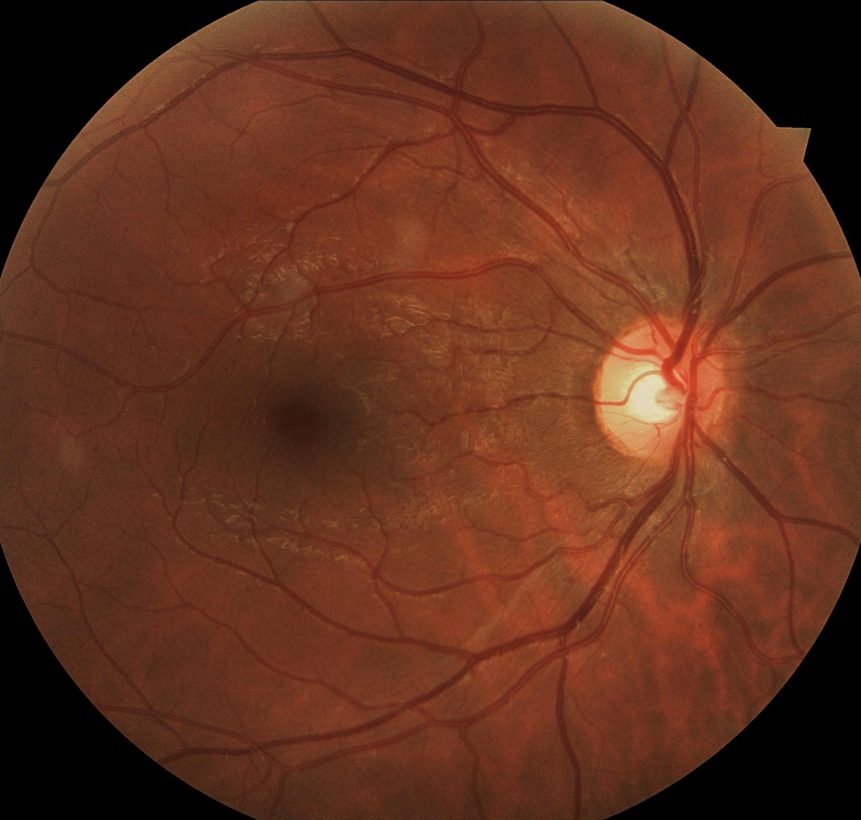
%> input picture mFiles/gs4.jpg, 861 x 820 px, shrunk from 2124 x 2024 before the run
$ octave BetterThresholds.m   (GNU Octave 9; MATLAB toolbox functions it lacks are replaced by stand-ins)
%> lines starting %> are read from the running program, lines starting %| are printed output that depends on the picture; in (x1, y1, x2, y2) boxes, pixels count from 0 and x2, y2 are one past the last pixel; in counts of white or black regions, pixels touching at a corner belong together; the program's own positions count from 1
### mFiles/BestHSVMask.m
function [BW,maskedRGBImage] = BestHSVMask(RGB)
%createMask  Threshold RGB image using auto-generated code from colorThresholder app.
%  [BW,MASKEDRGBIMAGE] = createMask(RGB) thresholds image RGB using
%  auto-generated code from the colorThresholder App. The colorspace and
%  minimum/maximum values for each channel of the colorspace were set in the
%  App and result in a binary mask BW and a composite image maskedRGBImage,
%  which shows the original RGB image values under the mask BW.

% Ideal way to use this is on a bw image, have to create black and white
% image on rgb scalle thought ot use this
%------------------------------------------------------


% Convert RGB image to chosen color space
I = rgb2hsv(RGB);

% Define thresholds for channel 1 based on histogram settings
channel1Min = 0.000;
channel1Max = 1.000;

% Define thresholds for channel 2 based on histogram settings
channel2Min = 0.000;
channel2Max = 1.000;

% Define thresholds for channel 3 based on histogram settings
channel3Min = 0.900; %was originally .967
channel3Max = 1.000;

% Create mask based on chosen histogram thresholds
BW = (I(:,:,1) >= channel1Min ) & (I(:,:,1) <= channel1Max) & ...
    (I(:,:,2) >= channel2Min ) & (I(:,:,2) <= channel2Max) & ...
    (I(:,:,3) >= channel3Min ) & (I(:,:,3) <= channel3Max);

% Initialize output masked image based on input image.
maskedRGBImage = RGB;

% Set background pixels where BW is false to zero.
maskedRGBImage(repmat(~BW,[1 1 3])) = 0;

### mFiles/BetterThresholds.m
img = imread('gs4.jpg');
%> img is the input picture: size 820x861x3 uint8; mean R, G, B 98.8, 49.5, 30.6
figure,
imshow(img);
title('original image');
gray = rgb2gray(img);
adaptgray = adapthisteq(gray);
imadjgray = imadjust(adaptgray);
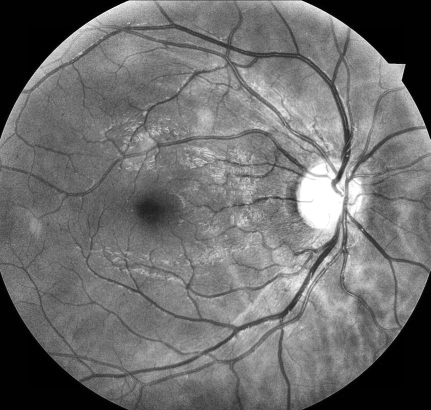
%> imadjgray: size 820x861 uint8 (shown at 1/2 size); min 0, max 255, mean 109.9

figure,
imshow(adaptgray);
title('gray image after adapt');

figure,
imshow(imadjgray);
title('gray image after imadjust');


greenPlane = img(:, :, 2); %now we have a grayscale image of just the green plane
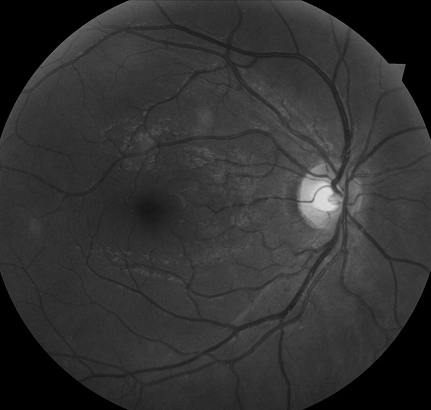
%> greenPlane: size 820x861 uint8 (shown at 1/2 size); min 0, max 223, mean 49.5
%green plane shows better contrast

figure,
imshow(greenPlane);
title('green Plane');

GPadaptgray = adapthisteq(greenPlane);
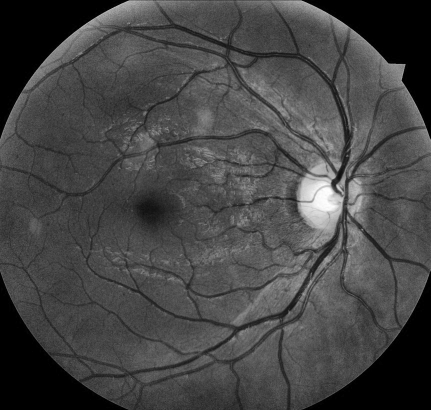
%> GPadaptgray: size 820x861 uint8 (shown at 1/2 size); min 0, max 255, mean 69.5
GPimadjgray = imadjust(GPadaptgray);
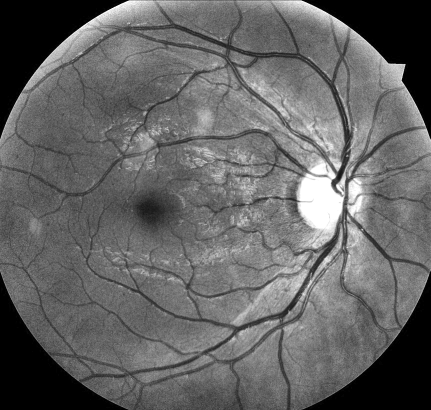
%> GPimadjgray: size 820x861 uint8 (shown at 1/2 size); min 0, max 255, mean 100.2

figure,
imshow(GPadaptgray);
title('adapthisteq on greenPlane image');

figure,
imshow(GPimadjgray);
title('imadjust on greenPlane image');

fakergb = cat(3, GPimadjgray, GPimadjgray, GPimadjgray);

bw = BestHSVMask(fakergb);
%> in BestHSVMask, `BW = (I(:,:,1) >= channel1Min ) & (I(:,:,1) <= channel1Max) & (I(:,:,2..`:
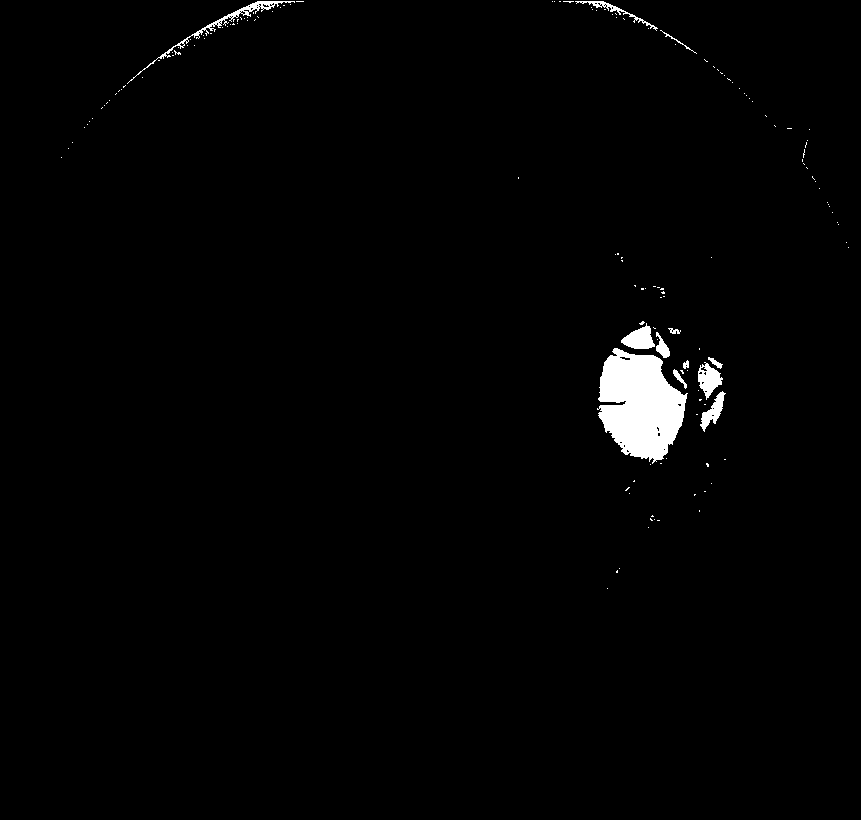
%> BW: size 820x861 logical; 1.4% white; 149 white regions (137 under 20 px), largest, box (x1, y1, x2, y2) and area: (597, 348, 688, 464) 6957, (127, 1, 295, 84) 690, (621, 323, 655, 349) 522

figure,
imshow(bw);
title('hsvmasked image');

betterbw = bwareaopen(bw, 500);
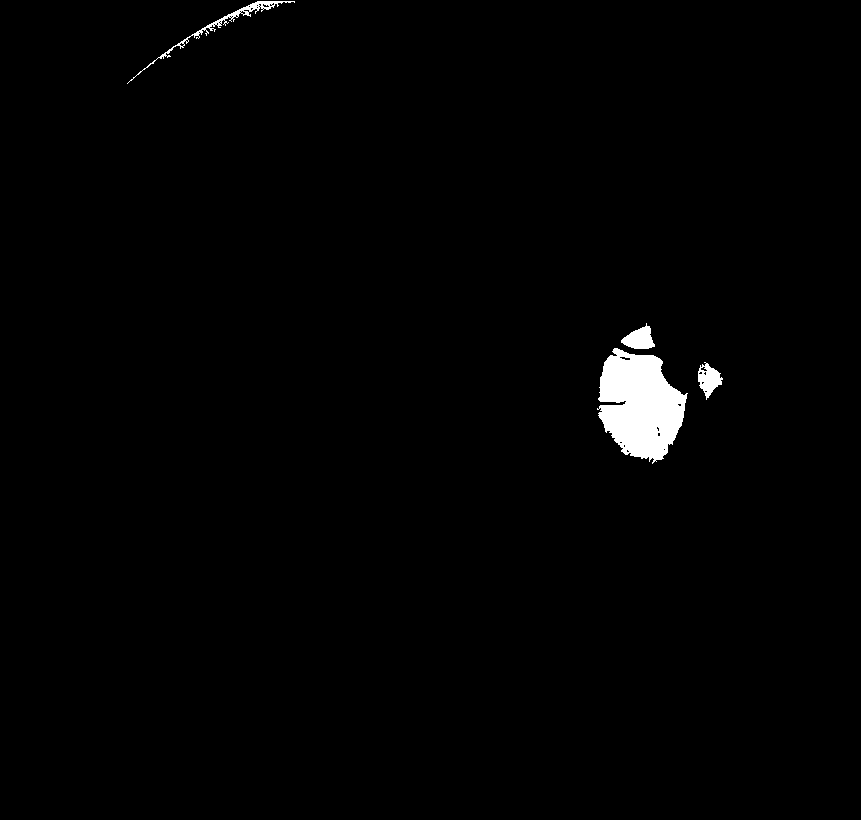
%> betterbw: size 820x861 logical; 1.2% white; 4 white regions, box (x1, y1, x2, y2) and area: (597, 348, 688, 464) 6957, (127, 1, 295, 84) 690, (621, 323, 655, 349) 522, (698, 362, 723, 400) 504

figure,
imshow(betterbw);
title('img after opening');
% normalizedGP = localnormalize(GPimadjgray, 100, 100);
%
% figure,
% imshow(normalizedGP);
% title('normalized GP');
%
% rgbGrayIMG = cat(3, greenPlane, greenPlane, greenPlane);
%
%
%
% %not 100 percent sure how its gonna help, but something to mess with
% ln= localnormalize(greenPlane,100,180);
%

%newln = adapthisteq(ln);
%using imadjust on ln doesnt do much same goes for adapthisteq
% BetterBW = imadjust(ln);
%
% figure,
% imshow(BetterBW);
% title('betterbw');

$ run again, with mFiles/gs1.jpg copied over mFiles/gs4.jpg
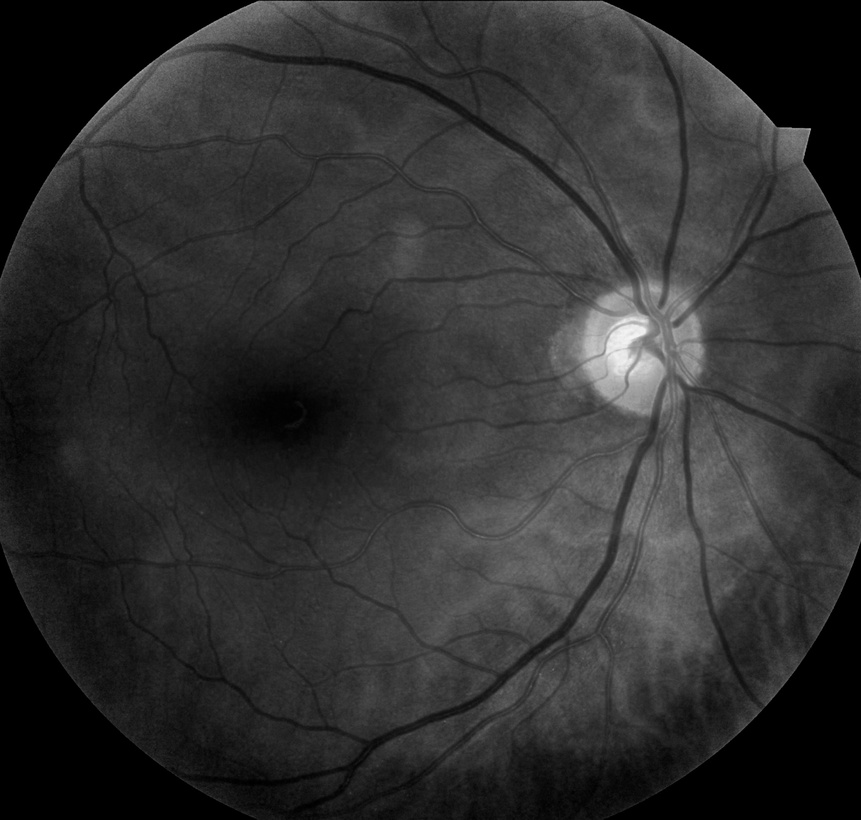
%> input picture mFiles/gs1.jpg, 861 x 820 px, shrunk from 2124 x 2024 before the run
%> img is the input picture: size 820x861x3 uint8; min 0, max 245, mean 47.2
%> I: size 820x861x3 double; mean H, S, V 0, 0, 0.366
%> in BestHSVMask, `BW = (I(:,:,1) >= channel1Min ) & (I(:,:,1) <= channel1Max) & (I(:,:,2..`:
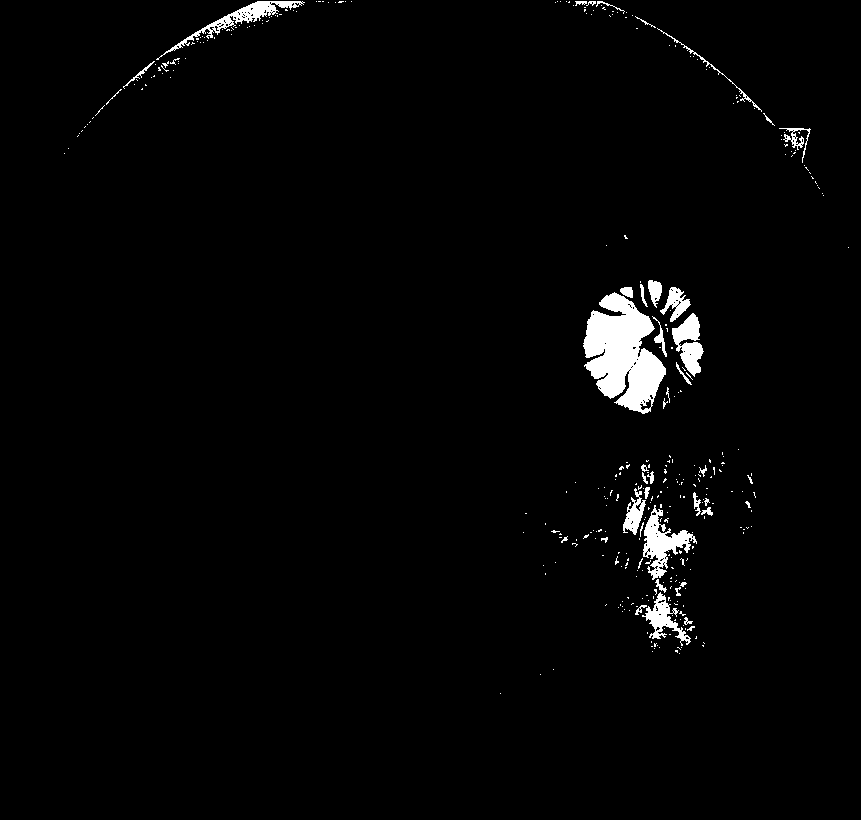
%> BW: size 820x861 logical; 2.1% white; 352 white regions (309 under 20 px), largest, box (x1, y1, x2, y2) and area: (583, 292, 666, 414) 6085, (643, 505, 697, 580) 1475, (156, 1, 305, 60) 1188
%> `betterbw = bwareaopen(bw, 500);`:
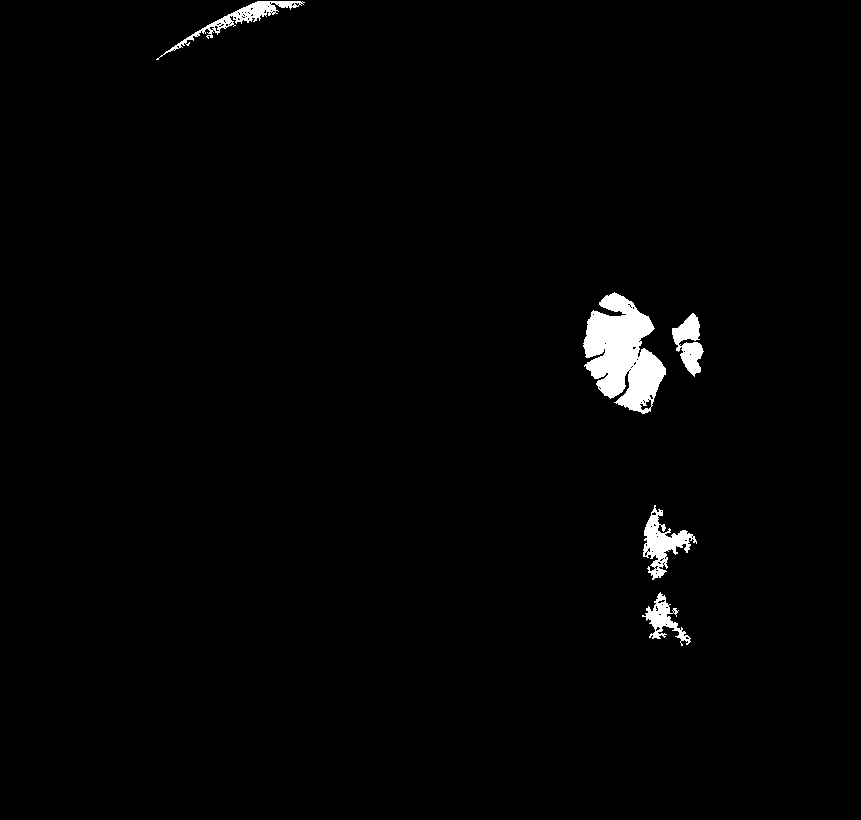
%> betterbw: size 820x861 logical; 1.5% white; 5 white regions, box (x1, y1, x2, y2) and area: (583, 292, 666, 414) 6085, (643, 505, 697, 580) 1475, (156, 1, 305, 60) 1188, (672, 313, 704, 377) 1099, (642, 592, 691, 646) 849
